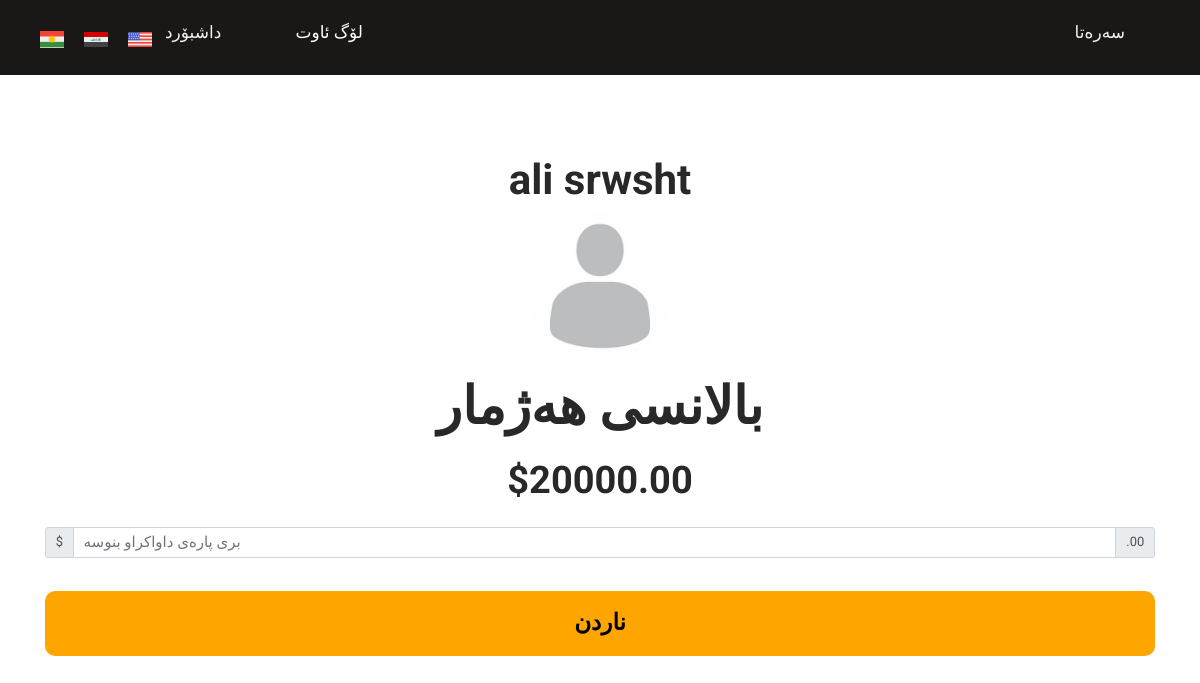
Page /accounts/ku/withdrawl (signed in) on the committed database.
### accounts/models.py (models this page shows, shortened)
class User(AbstractUser):
    phone       = models.CharField(max_length=50,blank=True,)
    main_image  = models.ImageField(blank = True,null=True, default='default.jpg')
    no_plan     = 'Not subscribed'
    basic       = 'basic'
    standard    = 'standard'
    gold        = 'gold'
    diamond     = 'diamond'
    plans       = [
        (no_plan, 'Not subscribed'),
        (basic, 'basic'),
        (standard, 'standard'),
        (gold, 'gold'),
        (diamond, 'diamond'),
    ]
    plan       = models.CharField(
        max_length=20,
        choices=plans,
        default=no_plan,
    )
    amount          = models.DecimalField(blank=True,null=True,default=0,verbose_name='Balance',max_digits=99999999,decimal_places=2)
    date_joind      = models.DateTimeField(verbose_name='date joined',auto_now_add=True)
    schedul_pay      = models.DateTimeField(verbose_name='Scheduled payment',auto_now_add=True, null=True)
    trans =models.URLField(verbose_name='Transactions',max_length=250)
    subscribed = models.BooleanField(verbose_name='Subscribed',default=False)
    is_invester = models.BooleanField(default=False, verbose_name='Invester')

### accounts/views.py (the view, shortened to what this page needs)
# urls.py: path('ku/withdrawl', views.withdrawl, name = 'withdrawlKu'),
@login_required
def withdrawl(request):
    u = request.user
    print( u.amount <= 0)
    if u.amount <= 0:
        messages.warning(request,"You are not subscribed you can't withdrawl")
        if('/ku' in request.path):
            return redirect(kurdDash)
        elif('/ar' in request.path):
            return redirect(arabDash)
        else:
            return redirect('dashboard')
    else:
        if('/ku' in request.path):
            return render(request, 'accounts/withdrawl_ku.html')
        elif('/ar' in request.path):
            return render(request, 'accounts/withdrawl_ar.html')
        else:
            return render(request,'accounts/withdrawl.html')

### templates/accounts/withdrawl_ku.html (shortened to what this page needs)
{% extends "base_ku.html" %}
  {% block content %}
  <div id="deposit" class="container">
    <div class="account-info">
      <div class="account-balance">
        <div class="account-information mb-20">
          <h2 class="mb-10">{{user.first_name}} {{user.last_name}}</h2>
          <img src="{{user.main_image.url}}" />
        </div>
        <div class="account-balance-account">
          <h1>بالانسی هەژمار</h1>
          <h3>${{user.amount}}</h3>
        </div>
        <form action=" {% url 'withdrawlKu' %}" method="POST">
          <div class="input-group mb-3">
            <div class="input-group-prepend">
              <span class="input-group-text">$</span>
            </div>
            <input
              name="req"
              placeholder="بری پارەی داواکراو بنوسە"
              type="number"
              class="form-control"
              aria-label="Amount (to the nearest dollar)"
              required
            />
            <div class="input-group-append">
              <span class="input-group-text">.00</span>
            </div>
          </div>
          <button class="req_btn" type="submit">ناردن</button>
        </form>
      </div>
    </div>
  </div>
  {% endblock %}

### xpaychain/static/assets/css/style.css (style rules this page uses)
* { margin: 0; padding: 0; }
body, html { overflow-x: hidden; }
html { font-size: 13px; }
body { background-color: #ffffff; font-family: "IBM Plex Serif", serif; font-size: 13px; font-weight: 400; color: #9b9b9b; margin: 0; }
* { outline: none; }
.h1, .h2, .h3, .h4, .h5, .h6, h1, h2, h3, h4, h5, h6 { color: #282828; font-family: "Roboto", sans-serif; font-weight: 700; margin: 0 0 28px; line-height: 1; }
.h1, h1 { font-size: 52px; }
.h2, h2 { font-size: 42px; }
.h3, h3 { font-size: 38px; }
address, blockquote, dd, dl, fieldset, form, ol, p, pre, table, ul { margin-bottom: 20px; }
.mb-10 { margin-bottom: 10px !important; }
.mb-20 { margin-bottom: 20px !important; }
* { font-family: "Roboto", sans-serif; }
#deposit { height: 90vh; }
button { border: none; }
body { height: 100vh; }
::placeholder { font-size: 15px; }
.account-information img { width: 150px; height: 150px; border-radius: 50%; object-fit: cover; object-position: center center; }
.account-information, .account-balance-account { display: flex; flex-direction: column; align-items: center; }
#deposit .account-info { margin-top: 100px; }
.req_btn { background: rgb(255, 165, 0); height: 65px; margin-top: 20px; padding: 10px; width: 100%; font-size: 23px; font-weight: 600; border-radius: 10px; transition: all 0.2s ease; cursor: pointer; }

### xpaychain/static/assets/css/mobile.css (style rules this page uses)
h1 { font-size: 31px; line-height: 40px; }
h3 { font-size: 20px; line-height: 25px; }
#deposit { overflow: auto; width: auto; margin-top: 75px; height: 80vh; }
#deposit .account-info { margin: auto; width: 300px; height: 100%; }

### rows in the picture
User: first_name "ali", last_name "srwsht", main_image (placeholder picture), amount "20000.00"
